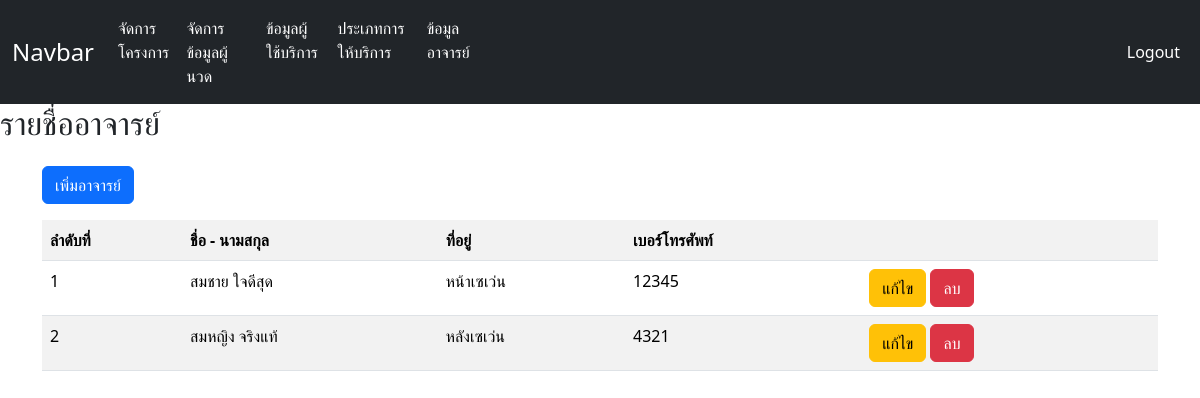
/showteacher.php (signed in), run on the app's committed database.
### tables this page shows
CREATE TABLE `teacher` (
  `t_id` tinyint(2) NOT NULL,
  `t_name` varchar(50) NOT NULL,
  `t_address` varchar(500) NOT NULL,
  `t_tel` varchar(10) NOT NULL
);

### showteacher.php (the view, shortened to what this page needs)
<?php
if (isset($_SESSION["valid_uname"]) && isset($_SESSION["valid_upass"]) && isset($_SESSION["valid_utype"])) {
    include 'module/connect.php';
$sql = "SELECT * FROM teacher";
$result = mysqli_query($conn, $sql)
    or die("Error in query: $sql " . mysqli_error($conn));
?>
<!DOCTYPE html>
<html lang="en">
<head>
</head>
<body>
    <?php
    include 'component/admin_nav.php';
    ?>
    <h2 class="mb-4">รายชื่ออาจารย์</h2>
    <main>
    <div class="table-responsive">
        <div class="container">
                <a href="addTeacher.php" class="btn btn-primary mb-3">เพิ่มอาจารย์</a>
                <table class="table table-striped">
            <tr>
                <th>
                    ลำดับที่
                </th>
                <th>
                    ชื่อ - นามสกุล
                </th>
                <th>
                    ที่อยู่
                </th>
                <th>
                    เบอร์โทรศัพท์
                </th>
                <th>
                </th>
            </tr>
            <?php
            while ($rs = mysqli_fetch_array($result)) {
            ?>
                <tr>
                    <td>
                        <?php echo $rs['t_id'] ?>
                    </td>
                    <td>
                        <?php echo "$rs[t_name]"; ?>
                    </td>
                    <td>
                        <?php echo "$rs[t_address]"; ?>
                    </td>
                    <td>
                        <?php echo "$rs[t_tel]"; ?>
                    </td>
                    <td>
                        <button class="btn btn-warning">แก้ไข</button>
                        <button class="btn btn-danger">ลบ</button>
                    </td>
                </tr>
            <?php
            }
            ?>
        </table>
    </div>
    </div>
    </main>
</body>
</html>
<?php
} else {
    echo "<script> alert('Please Login'); window.location='frm_login.php';</script>";
    exit();
}
?>

### data on the page
teacher: t_id "1", t_name "สมชาย ใจดีสุด", t_address "หน้าเซเว่น", t_tel "12345"
teacher: t_id "2", t_name "สมหญิง จริงแท้", t_address "หลังเซเว่น", t_tel "4321"
